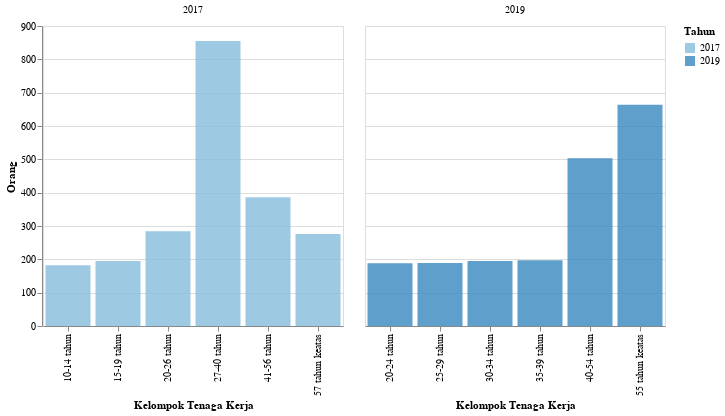

This figure's notebook cell:
### Markdown cell above
<h2> Kelompok Usia Tenaga Kerja</h2>

### Code cell
df_4 = data('Kelompok Tenaga Kerja')
plot4 = plot_2(df_4,'Orang','Kelompok Tenaga Kerja',300)
plot4

### Figure 1 — Vega-Lite specification as saved in the notebook (floating-point values rounded to 4 significant figures)
{"config": {"view": {"continuousWidth": 400, "continuousHeight": 300}}, "data": {"name": "data-6d3ac26be3dd7f8b352474f53d988d1d"}, "mark": {"type": "bar", "opacity": 0.8}, "encoding": {"color": {"condition": {"type": "ordinal", "field": "Tahun", "selection": "selector007"}, "value": "lightgray"}, "column": {"type": "ordinal", "field": "Tahun", "title": ""}, "tooltip": [{"type": "quantitative", "field": "Tahun"}, {"type": "nominal", "field": "Keterangan"}, {"type": "nominal", "field": "N"}, {"type": "nominal", "field": "Satuan"}], "x": {"type": "ordinal", "field": "Keterangan", "title": "Kelompok Tenaga Kerja"}, "y": {"type": "quantitative", "axis": {"tickMinStep": 1}, "field": "N", "title": "Orang"}}, "resolve": {"scale": {"x": "independent"}}, "selection": {"selector007": {"type": "single", "encodings": ["x", "color"]}, "selector008": {"type": "interval", "bind": "scales", "encodings": ["x", "y"]}}, "width": 300, "$schema": "https://vega.github.io/schema/vega-lite/v4.8.1.json", "datasets": {"data-6d3ac26be3dd7f8b352474f53d988d1d": [{"Tahun": 2017, "Kode": 1, "Data": "Kependudukan", "Kode Kategori": 1.6, "Kategori": "Kelompok Tenaga Kerja", "Keterangan": "10-14 tahun", "N": "182", "Satuan": "Orang"}, {"Tahun": 2017, "Kode": 1, "Data": "Kependudukan", "Kode Kategori": 1.6, "Kategori": "Kelompok Tenaga Kerja", "Keterangan": "15-19 tahun", "N": "195", "Satuan": "Orang"}, {"Tahun": 2017, "Kode": 1, "Data": "Kependudukan", "Kode Kategori": 1.6, "Kategori": "Kelompok Tenaga Kerja", "Keterangan": "20-26 tahun", "N": "284", "Satuan": "Orang"}, {"Tahun": 2017, "Kode": 1, "Data": "Kependudukan", "Kode Kategori": 1.6, "Kategori": "Kelompok Tenaga Kerja", "Keterangan": "27-40 tahun", "N": "855", "Satuan": "Orang"}, {"Tahun": 2017, "Kode": 1, "Data": "Kependudukan", "Kode Kategori": 1.6, "Kategori": "Kelompok Tenaga Kerja", "Keterangan": "41-56 tahun", "N": "386", "Satuan": "Orang"}, {"Tahun": 2017, "Kode": 1, "Data": "Kependudukan", "Kode Kategori": 1.6, "Kategori": "Kelompok Tenaga Kerja", "Keterangan": "57 tahun keatas", "N": "276", "Satuan": "Orang"}, {"Tahun": 2019, "Kode": 1, "Data": "Kependudukan", "Kode Kategori": 1.6, "Kategori": "Kelompok Tenaga Kerja", "Keterangan": "20-24 tahun", "N": 188.0, "Satuan": "Orang"}, {"Tahun": 2019, "Kode": 1, "Data": "Kependudukan", "Kode Kategori": 1.6, "Kategori": "Kelompok Tenaga Kerja", "Keterangan": "25-29 tahun", "N": 189.0, "Satuan": "Orang"}, {"Tahun": 2019, "Kode": 1, "Data": "Kependudukan", "Kode Kategori": 1.6, "Kategori": "Kelompok Tenaga Kerja", "Keterangan": "30-34 tahun", "N": 195.0, "Satuan": "Orang"}, {"Tahun": 2019, "Kode": 1, "Data": "Kependudukan", "Kode Kategori": 1.6, "Kategori": "Kelompok Tenaga Kerja", "Keterangan": "35-39 tahun", "N": 197.0, "Satuan": "Orang"}, {"Tahun": 2019, "Kode": 1, "Data": "Kependudukan", "Kode Kategori": 1.6, "Kategori": "Kelompok Tenaga Kerja", "Keterangan": "40-54 tahun", "N": 503.0, "Satuan": "Orang"}, {"Tahun": 2019, "Kode": 1, "Data": "Kependudukan", "Kode Kategori": 1.6, "Kategori": "Kelompok Tenaga Kerja", "Keterangan": "55 tahun keatas", "N": 664.0, "Satuan": "Orang"}]}}
